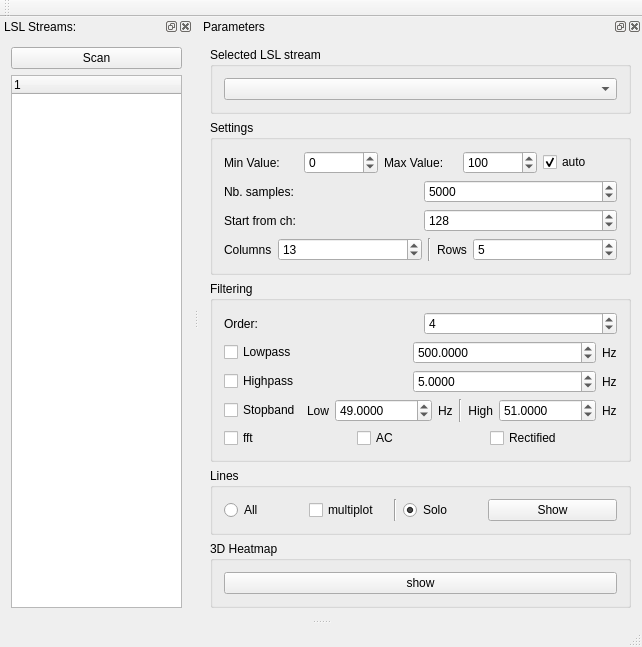
<?xml version="1.0" encoding="UTF-8"?>
<ui version="4.0">
 <class>MainWindow</class>
 <widget class="QMainWindow" name="MainWindow">
  <property name="geometry">
   <rect>
    <x>0</x>
    <y>0</y>
    <width>642</width>
    <height>588</height>
   </rect>
  </property>
  <property name="windowTitle">
   <string>MainWindow</string>
  </property>
  <widget class="QWidget" name="centralWidget">
   <property name="sizePolicy">
    <sizepolicy hsizetype="Expanding" vsizetype="Expanding">
     <horstretch>0</horstretch>
     <verstretch>0</verstretch>
    </sizepolicy>
   </property>
  </widget>
  <widget class="QMenuBar" name="menuBar">
   <property name="geometry">
    <rect>
     <x>0</x>
     <y>0</y>
     <width>642</width>
     <height>22</height>
    </rect>
   </property>
  </widget>
  <widget class="QToolBar" name="mainToolBar">
   <attribute name="toolBarArea">
    <enum>TopToolBarArea</enum>
   </attribute>
   <attribute name="toolBarBreak">
    <bool>false</bool>
   </attribute>
  </widget>
  <widget class="QStatusBar" name="statusBar"/>
  <widget class="QDockWidget" name="dockWidget_3">
   <property name="sizePolicy">
    <sizepolicy hsizetype="Preferred" vsizetype="Preferred">
     <horstretch>0</horstretch>
     <verstretch>0</verstretch>
    </sizepolicy>
   </property>
   <property name="floating">
    <bool>false</bool>
   </property>
   <property name="windowTitle">
    <string>LSL Streams:</string>
   </property>
   <attribute name="dockWidgetArea">
    <number>4</number>
   </attribute>
   <widget class="QWidget" name="dockWidgetContents_3">
    <layout class="QGridLayout" name="gridLayout_7">
     <item row="0" column="0">
      <widget class="QPushButton" name="pushButton_scanStream">
       <property name="text">
        <string>Scan</string>
       </property>
      </widget>
     </item>
     <item row="1" column="0">
      <widget class="QTreeWidget" name="treeWidget_streams">
       <column>
        <property name="text">
         <string notr="true">1</string>
        </property>
       </column>
      </widget>
     </item>
    </layout>
   </widget>
  </widget>
  <widget class="QDockWidget" name="dockWidget">
   <property name="sizePolicy">
    <sizepolicy hsizetype="Preferred" vsizetype="Minimum">
     <horstretch>0</horstretch>
     <verstretch>0</verstretch>
    </sizepolicy>
   </property>
   <property name="windowTitle">
    <string>Parameters</string>
   </property>
   <attribute name="dockWidgetArea">
    <number>4</number>
   </attribute>
   <widget class="QWidget" name="dockWidgetContents">
    <layout class="QGridLayout" name="gridLayout_3">
     <item row="0" column="0">
      <layout class="QHBoxLayout" name="horizontalLayout">
       <item>
        <layout class="QGridLayout" name="gridLayout_4">
         <item row="4" column="0">
          <widget class="QGroupBox" name="groupBox">
           <property name="title">
            <string>Filtering</string>
           </property>
           <layout class="QGridLayout" name="gridLayout_6">
            <item row="0" column="0">
             <layout class="QVBoxLayout" name="verticalLayout_3">
              <item>
               <layout class="QHBoxLayout" name="horizontalLayout_11">
                <item>
                 <widget class="QLabel" name="label_8">
                  <property name="text">
                   <string>Order:</string>
                  </property>
                 </widget>
                </item>
                <item>
                 <widget class="QSpinBox" name="spinBox_order">
                  <property name="maximum">
                   <number>500</number>
                  </property>
                  <property name="value">
                   <number>4</number>
                  </property>
                 </widget>
                </item>
               </layout>
              </item>
              <item>
               <layout class="QHBoxLayout" name="horizontalLayout_5">
                <item>
                 <widget class="QCheckBox" name="checkBox_lowpass">
                  <property name="text">
                   <string>Lowpass</string>
                  </property>
                 </widget>
                </item>
                <item>
                 <widget class="QDoubleSpinBox" name="doubleSpinBox_lowpass">
                  <property name="decimals">
                   <number>4</number>
                  </property>
                  <property name="maximum">
                   <double>999999.000000000000000</double>
                  </property>
                  <property name="value">
                   <double>500.000000000000000</double>
                  </property>
                 </widget>
                </item>
                <item>
                 <widget class="QLabel" name="label_5">
                  <property name="sizePolicy">
                   <sizepolicy hsizetype="Fixed" vsizetype="Preferred">
                    <horstretch>0</horstretch>
                    <verstretch>0</verstretch>
                   </sizepolicy>
                  </property>
                  <property name="text">
                   <string>Hz</string>
                  </property>
                 </widget>
                </item>
               </layout>
              </item>
              <item>
               <layout class="QHBoxLayout" name="horizontalLayout_3">
                <item>
                 <widget class="QCheckBox" name="checkBox_highpass">
                  <property name="text">
                   <string>Highpass</string>
                  </property>
                 </widget>
                </item>
                <item>
                 <widget class="QDoubleSpinBox" name="doubleSpinBox_highpass">
                  <property name="decimals">
                   <number>4</number>
                  </property>
                  <property name="maximum">
                   <double>999999.000000000000000</double>
                  </property>
                  <property name="value">
                   <double>5.000000000000000</double>
                  </property>
                 </widget>
                </item>
                <item>
                 <widget class="QLabel" name="label_4">
                  <property name="sizePolicy">
                   <sizepolicy hsizetype="Fixed" vsizetype="Preferred">
                    <horstretch>0</horstretch>
                    <verstretch>0</verstretch>
                   </sizepolicy>
                  </property>
                  <property name="text">
                   <string>Hz</string>
                  </property>
                 </widget>
                </item>
               </layout>
              </item>
              <item>
               <layout class="QHBoxLayout" name="horizontalLayout_4">
                <item>
                 <widget class="QCheckBox" name="checkBox_stopband">
                  <property name="text">
                   <string>Stopband</string>
                  </property>
                 </widget>
                </item>
                <item>
                 <widget class="QLabel" name="label">
                  <property name="sizePolicy">
                   <sizepolicy hsizetype="Fixed" vsizetype="Preferred">
                    <horstretch>0</horstretch>
                    <verstretch>0</verstretch>
                   </sizepolicy>
                  </property>
                  <property name="text">
                   <string>Low</string>
                  </property>
                  <property name="alignment">
                   <set>Qt::AlignRight|Qt::AlignTrailing|Qt::AlignVCenter</set>
                  </property>
                 </widget>
                </item>
                <item>
                 <widget class="QDoubleSpinBox" name="doubleSpinBox_stopband_low">
                  <property name="decimals">
                   <number>4</number>
                  </property>
                  <property name="maximum">
                   <double>999999.000000000000000</double>
                  </property>
                  <property name="value">
                   <double>49.000000000000000</double>
                  </property>
                 </widget>
                </item>
                <item>
                 <widget class="QLabel" name="label_2">
                  <property name="sizePolicy">
                   <sizepolicy hsizetype="Fixed" vsizetype="Preferred">
                    <horstretch>0</horstretch>
                    <verstretch>0</verstretch>
                   </sizepolicy>
                  </property>
                  <property name="text">
                   <string>Hz</string>
                  </property>
                 </widget>
                </item>
                <item>
                 <widget class="Line" name="line_2">
                  <property name="orientation">
                   <enum>Qt::Vertical</enum>
                  </property>
                 </widget>
                </item>
                <item>
                 <widget class="QLabel" name="label_3">
                  <property name="sizePolicy">
                   <sizepolicy hsizetype="Fixed" vsizetype="Preferred">
                    <horstretch>0</horstretch>
                    <verstretch>0</verstretch>
                   </sizepolicy>
                  </property>
                  <property name="text">
                   <string>High</string>
                  </property>
                  <property name="alignment">
                   <set>Qt::AlignRight|Qt::AlignTrailing|Qt::AlignVCenter</set>
                  </property>
                 </widget>
                </item>
                <item>
                 <widget class="QDoubleSpinBox" name="doubleSpinBox__stopband_high">
                  <property name="decimals">
                   <number>4</number>
                  </property>
                  <property name="maximum">
                   <double>999999.000000000000000</double>
                  </property>
                  <property name="value">
                   <double>51.000000000000000</double>
                  </property>
                 </widget>
                </item>
                <item>
                 <widget class="QLabel" name="label_6">
                  <property name="sizePolicy">
                   <sizepolicy hsizetype="Fixed" vsizetype="Preferred">
                    <horstretch>0</horstretch>
                    <verstretch>0</verstretch>
                   </sizepolicy>
                  </property>
                  <property name="text">
                   <string>Hz</string>
                  </property>
                 </widget>
                </item>
               </layout>
              </item>
              <item>
               <layout class="QHBoxLayout" name="horizontalLayout_9">
                <item>
                 <widget class="QCheckBox" name="checkBox_fft">
                  <property name="text">
                   <string>fft</string>
                  </property>
                 </widget>
                </item>
                <item>
                 <widget class="QCheckBox" name="checkBox_AC">
                  <property name="text">
                   <string>AC</string>
                  </property>
                 </widget>
                </item>
                <item>
                 <widget class="QCheckBox" name="checkBox_Rectified">
                  <property name="text">
                   <string>Rectified</string>
                  </property>
                 </widget>
                </item>
               </layout>
              </item>
             </layout>
            </item>
           </layout>
          </widget>
         </item>
         <item row="5" column="0">
          <widget class="QGroupBox" name="groupBox_2D">
           <property name="sizePolicy">
            <sizepolicy hsizetype="Preferred" vsizetype="Preferred">
             <horstretch>0</horstretch>
             <verstretch>0</verstretch>
            </sizepolicy>
           </property>
           <property name="title">
            <string>Lines</string>
           </property>
           <property name="flat">
            <bool>false</bool>
           </property>
           <property name="checkable">
            <bool>false</bool>
           </property>
           <layout class="QGridLayout" name="gridLayout_2">
            <item row="0" column="2">
             <widget class="QPushButton" name="pushButton_plot_line">
              <property name="enabled">
               <bool>true</bool>
              </property>
              <property name="sizePolicy">
               <sizepolicy hsizetype="Preferred" vsizetype="Fixed">
                <horstretch>0</horstretch>
                <verstretch>0</verstretch>
               </sizepolicy>
              </property>
              <property name="text">
               <string>Show</string>
              </property>
             </widget>
            </item>
            <item row="0" column="0" colspan="2">
             <layout class="QHBoxLayout" name="horizontalLayout_6">
              <item>
               <widget class="QRadioButton" name="radioButton_all">
                <property name="sizePolicy">
                 <sizepolicy hsizetype="Preferred" vsizetype="Fixed">
                  <horstretch>0</horstretch>
                  <verstretch>0</verstretch>
                 </sizepolicy>
                </property>
                <property name="text">
                 <string>All</string>
                </property>
                <property name="checked">
                 <bool>false</bool>
                </property>
               </widget>
              </item>
              <item>
               <widget class="QCheckBox" name="checkBox">
                <property name="text">
                 <string>multiplot</string>
                </property>
               </widget>
              </item>
              <item>
               <widget class="Line" name="line">
                <property name="orientation">
                 <enum>Qt::Vertical</enum>
                </property>
               </widget>
              </item>
              <item>
               <widget class="QRadioButton" name="radioButton_solo">
                <property name="sizePolicy">
                 <sizepolicy hsizetype="Preferred" vsizetype="Fixed">
                  <horstretch>0</horstretch>
                  <verstretch>0</verstretch>
                 </sizepolicy>
                </property>
                <property name="text">
                 <string>Solo</string>
                </property>
                <property name="checked">
                 <bool>true</bool>
                </property>
               </widget>
              </item>
             </layout>
            </item>
           </layout>
          </widget>
         </item>
         <item row="7" column="0">
          <widget class="QGroupBox" name="groupBox_3D">
           <property name="sizePolicy">
            <sizepolicy hsizetype="Preferred" vsizetype="Preferred">
             <horstretch>0</horstretch>
             <verstretch>0</verstretch>
            </sizepolicy>
           </property>
           <property name="title">
            <string>3D Heatmap</string>
           </property>
           <property name="checkable">
            <bool>false</bool>
           </property>
           <layout class="QGridLayout" name="gridLayout">
            <item row="0" column="0">
             <widget class="QPushButton" name="pushButton_plot_heatmap">
              <property name="enabled">
               <bool>true</bool>
              </property>
              <property name="sizePolicy">
               <sizepolicy hsizetype="Preferred" vsizetype="Fixed">
                <horstretch>0</horstretch>
                <verstretch>0</verstretch>
               </sizepolicy>
              </property>
              <property name="text">
               <string>show</string>
              </property>
             </widget>
            </item>
           </layout>
          </widget>
         </item>
         <item row="1" column="0">
          <widget class="QGroupBox" name="groupBox_2">
           <property name="title">
            <string>Settings</string>
           </property>
           <layout class="QGridLayout" name="gridLayout_8">
            <item row="2" column="0">
             <layout class="QHBoxLayout" name="horizontalLayout_20">
              <item>
               <widget class="QLabel" name="label_31">
                <property name="sizePolicy">
                 <sizepolicy hsizetype="Preferred" vsizetype="Preferred">
                  <horstretch>0</horstretch>
                  <verstretch>0</verstretch>
                 </sizepolicy>
                </property>
                <property name="text">
                 <string>Start from ch: </string>
                </property>
                <property name="alignment">
                 <set>Qt::AlignLeading|Qt::AlignLeft|Qt::AlignVCenter</set>
                </property>
               </widget>
              </item>
              <item>
               <widget class="QSpinBox" name="spinBox_heatmapChmin">
                <property name="sizePolicy">
                 <sizepolicy hsizetype="Preferred" vsizetype="Fixed">
                  <horstretch>0</horstretch>
                  <verstretch>0</verstretch>
                 </sizepolicy>
                </property>
                <property name="maximum">
                 <number>10000</number>
                </property>
                <property name="value">
                 <number>128</number>
                </property>
               </widget>
              </item>
             </layout>
            </item>
            <item row="0" column="0">
             <layout class="QHBoxLayout" name="horizontalLayout_8">
              <item>
               <widget class="QLabel" name="label_13">
                <property name="sizePolicy">
                 <sizepolicy hsizetype="Preferred" vsizetype="Preferred">
                  <horstretch>0</horstretch>
                  <verstretch>0</verstretch>
                 </sizepolicy>
                </property>
                <property name="text">
                 <string>Min Value:</string>
                </property>
               </widget>
              </item>
              <item>
               <widget class="QSpinBox" name="spinBox_minVal">
                <property name="sizePolicy">
                 <sizepolicy hsizetype="Preferred" vsizetype="Fixed">
                  <horstretch>0</horstretch>
                  <verstretch>0</verstretch>
                 </sizepolicy>
                </property>
                <property name="minimum">
                 <number>-99999999</number>
                </property>
                <property name="maximum">
                 <number>99999999</number>
                </property>
                <property name="value">
                 <number>0</number>
                </property>
               </widget>
              </item>
              <item>
               <widget class="QLabel" name="label_17">
                <property name="sizePolicy">
                 <sizepolicy hsizetype="Preferred" vsizetype="Preferred">
                  <horstretch>0</horstretch>
                  <verstretch>0</verstretch>
                 </sizepolicy>
                </property>
                <property name="text">
                 <string>Max Value:</string>
                </property>
               </widget>
              </item>
              <item>
               <widget class="QSpinBox" name="spinBox_maxVal">
                <property name="sizePolicy">
                 <sizepolicy hsizetype="Preferred" vsizetype="Fixed">
                  <horstretch>0</horstretch>
                  <verstretch>0</verstretch>
                 </sizepolicy>
                </property>
                <property name="minimum">
                 <number>-99999999</number>
                </property>
                <property name="maximum">
                 <number>99999999</number>
                </property>
                <property name="value">
                 <number>100</number>
                </property>
               </widget>
              </item>
              <item>
               <widget class="QCheckBox" name="checkBox_scaleAuto">
                <property name="text">
                 <string>auto</string>
                </property>
                <property name="checked">
                 <bool>true</bool>
                </property>
               </widget>
              </item>
             </layout>
            </item>
            <item row="3" column="0">
             <layout class="QHBoxLayout" name="horizontalLayout_7">
              <item>
               <widget class="QLabel" name="label_12">
                <property name="sizePolicy">
                 <sizepolicy hsizetype="Fixed" vsizetype="Preferred">
                  <horstretch>0</horstretch>
                  <verstretch>0</verstretch>
                 </sizepolicy>
                </property>
                <property name="text">
                 <string>Columns</string>
                </property>
               </widget>
              </item>
              <item>
               <widget class="QSpinBox" name="spinBox_heatmapHeight">
                <property name="sizePolicy">
                 <sizepolicy hsizetype="Preferred" vsizetype="Fixed">
                  <horstretch>0</horstretch>
                  <verstretch>0</verstretch>
                 </sizepolicy>
                </property>
                <property name="maximum">
                 <number>1000</number>
                </property>
                <property name="value">
                 <number>13</number>
                </property>
               </widget>
              </item>
              <item>
               <widget class="Line" name="line_3">
                <property name="orientation">
                 <enum>Qt::Vertical</enum>
                </property>
               </widget>
              </item>
              <item>
               <widget class="QLabel" name="label_16">
                <property name="sizePolicy">
                 <sizepolicy hsizetype="Fixed" vsizetype="Preferred">
                  <horstretch>0</horstretch>
                  <verstretch>0</verstretch>
                 </sizepolicy>
                </property>
                <property name="text">
                 <string>Rows</string>
                </property>
               </widget>
              </item>
              <item>
               <widget class="QSpinBox" name="spinBox_heatmapWidth">
                <property name="sizePolicy">
                 <sizepolicy hsizetype="Preferred" vsizetype="Fixed">
                  <horstretch>0</horstretch>
                  <verstretch>0</verstretch>
                 </sizepolicy>
                </property>
                <property name="maximum">
                 <number>1000</number>
                </property>
                <property name="value">
                 <number>5</number>
                </property>
               </widget>
              </item>
             </layout>
            </item>
            <item row="1" column="0">
             <layout class="QHBoxLayout" name="horizontalLayout_10">
              <item>
               <widget class="QLabel" name="label_7">
                <property name="text">
                 <string>Nb. samples:</string>
                </property>
               </widget>
              </item>
              <item>
               <widget class="QSpinBox" name="spinBox_n">
                <property name="maximum">
                 <number>99999</number>
                </property>
                <property name="value">
                 <number>5000</number>
                </property>
               </widget>
              </item>
             </layout>
            </item>
           </layout>
          </widget>
         </item>
         <item row="0" column="0">
          <widget class="QGroupBox" name="groupBox_3">
           <property name="title">
            <string>Selected LSL stream</string>
           </property>
           <layout class="QGridLayout" name="gridLayout_9">
            <item row="0" column="0">
             <widget class="QComboBox" name="comboBox_stream">
              <property name="sizePolicy">
               <sizepolicy hsizetype="Preferred" vsizetype="Fixed">
                <horstretch>0</horstretch>
                <verstretch>0</verstretch>
               </sizepolicy>
              </property>
             </widget>
            </item>
           </layout>
          </widget>
         </item>
        </layout>
       </item>
      </layout>
     </item>
    </layout>
   </widget>
  </widget>
 </widget>
 <layoutdefault spacing="6" margin="11"/>
 <resources/>
 <connections/>
</ui>
